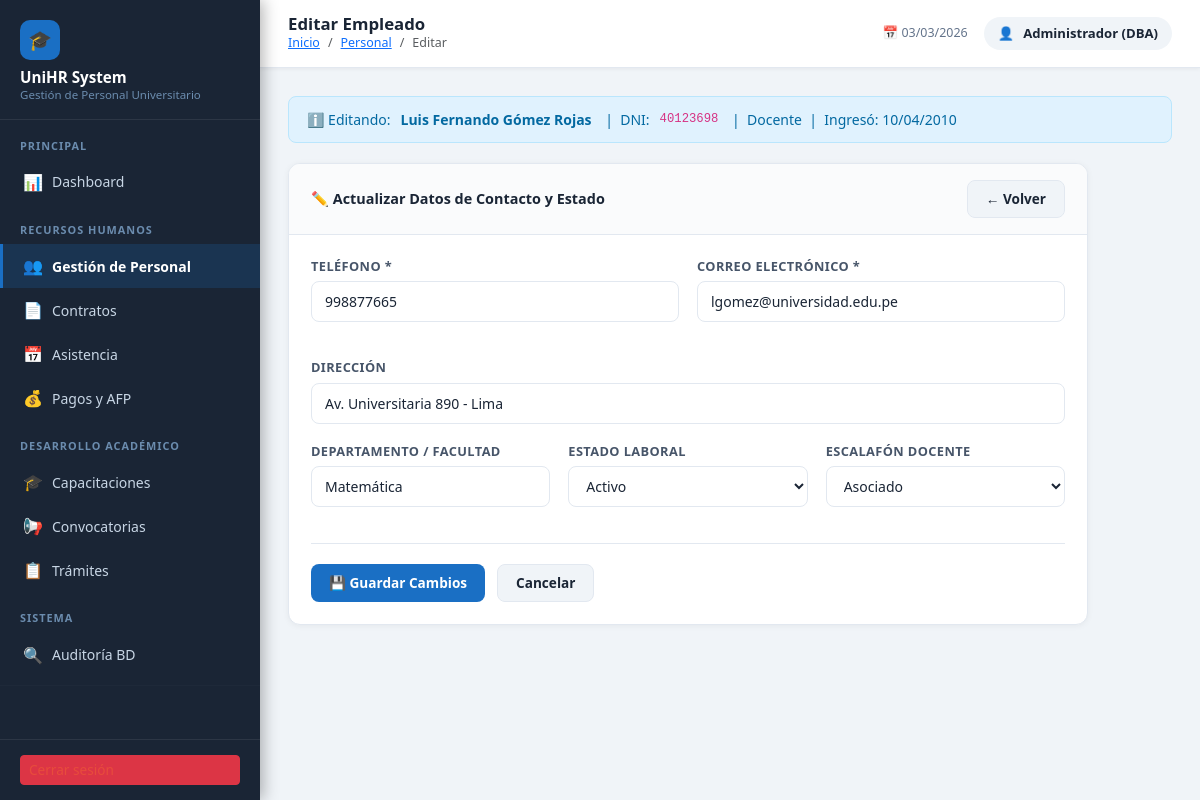
Screenshot of /gestpersonal_uni/personal/editar.php?id=3 with the database file from the repository.
### tables this page shows
create table personal_uni(
idpers int auto_increment primary key,
dni char(8) unique,
nompers varchar(100) not null,
apepers varchar(100) not null,
fechnac date,
dirpers varchar(250),
telfpers varchar(9) not null,
correopers varchar(50) not null,
profpers varchar(100) not null,   
fechingr date,
tipo_personal enum('docente', 'administrativo') not null,   
departamento varchar(100),   
escalafon_doc varchar(50),   
estlab varchar(25)   
);

### gestpersonal_uni/personal/editar.php (the view, shortened to what this page needs)
<?php
require_once '../config/conexion.php';
$id = intval($_GET['id'] ?? 0);
$stmt = $pdo->prepare("SELECT * FROM personal_uni WHERE idpers = ?");
$stmt->execute([$id]);
$empleado = $stmt->fetch();
?>
<!DOCTYPE html>
<html lang="es">
<head>
    <link href="https://cdn.jsdelivr.net/npm/bootstrap@5.3.0/dist/css/bootstrap.min.css" rel="stylesheet">
</head>
<body>
<?php include '../includes/sidebar.php'; ?>
<div class="main-content">
<?php include '../includes/header.php'; ?>
<div class="page-content">
    <div class="alert-flash" style="background:#e0f2fe; color:#0369a1; border:1px solid #bae6fd; margin-bottom:20px;">
        ℹ️ Editando: <strong><?= htmlspecialchars($empleado['nompers'].' '.$empleado['apepers']) ?></strong>
        &nbsp;|&nbsp; DNI: <code><?= htmlspecialchars($empleado['dni']) ?></code>
        &nbsp;|&nbsp; <?= ucfirst($empleado['tipo_personal']) ?>
        &nbsp;|&nbsp; Ingresó: <?= $empleado['fechingr'] ? date('d/m/Y', strtotime($empleado['fechingr'])) : '—' ?>
    </div>
    <div class="card-uni" style="max-width:800px;">
        <div class="card-uni-header">
            <h6>✏️ Actualizar Datos de Contacto y Estado</h6>
            <a href="lista.php" class="btn-uni-secondary">← Volver</a>
        </div>
        <div class="card-uni-body">
            <form method="POST" class="form-uni">
                <div class="form-row cols-2" style="margin-bottom:18px;">
                    <div class="form-group">
                        <label>Teléfono *</label>
                        <input type="text" name="telfpers" maxlength="9"
                               value="<?= htmlspecialchars($empleado['telfpers']) ?>" required>
                    </div>
                    <div class="form-group">
                        <label>Correo Electrónico *</label>
                        <input type="email" name="correopers"
                               value="<?= htmlspecialchars($empleado['correopers']) ?>" required>
                    </div>
                </div>
                <div class="form-group" style="margin-bottom:18px;">
                    <label>Dirección</label>
                    <input type="text" name="dirpers"
                           value="<?= htmlspecialchars($empleado['dirpers'] ?? '') ?>">
                </div>
                <div class="form-row cols-3" style="margin-bottom:18px;">
                    <div class="form-group">
                        <label>Departamento / Facultad</label>
                        <input type="text" name="departamento" list="lista_deptos"
                               value="<?= htmlspecialchars($empleado['departamento'] ?? '') ?>">
                    </div>
                    <div class="form-group">
                        <label>Estado Laboral</label>
                        <select name="estlab">
                            <?php foreach (['Activo','Inactivo','Licencia','Cesado'] as $opt): ?>
                            <option value="<?= $opt ?>" <?= $empleado['estlab']===$opt ? 'selected':'' ?>><?= $opt ?></option>
                            <?php endforeach; ?>
                        </select>
                    </div>
                    <?php if ($empleado['tipo_personal'] === 'docente'): ?>
                    <div class="form-group">
                        <label>Escalafón Docente</label>
                        <select name="escalafon_doc">
                            <?php foreach (['Principal','Asociado','Auxiliar','Hora cátedra'] as $opt): ?>
                            <option value="<?= $opt ?>" <?= ($empleado['escalafon_doc'] ?? '')===$opt ? 'selected':'' ?>><?= $opt ?></option>
                            <?php endforeach; ?>
                        </select>
                    </div>
                    <?php else: ?>
                    <input type="hidden" name="escalafon_doc" value="">
                    <?php endif; ?>
                </div>
                <div style="display:flex; gap:12px; border-top:1px solid #e2e8f0; padding-top:20px;">
                    <button type="submit" class="btn-uni-primary">💾 Guardar Cambios</button>
                    <a href="lista.php" class="btn-uni-secondary">Cancelar</a>
                </div>
            </form>
        </div>
    </div>
</div>
</div>
</body>
</html>

### gestpersonal_uni/includes/sidebar.php (style rules this page uses)
:root { --sidebar-bg: #1a2535; --sidebar-hover: #243447; --sidebar-active: #1a6fc4; --sidebar-text: #c8d6e5; --sidebar-heading: #6b8cae; --sidebar-width: 260px; }
body { background: #f0f4f8; margin: 0; font-family: 'Segoe UI', system-ui, sans-serif; }
.main-content { margin-left: var(--sidebar-width); min-height: 100vh; padding: 0; }

### gestpersonal_uni/includes/header.php (style rules this page uses)
.page-content { padding: 28px; }
.card-uni { background: #fff; border-radius: 12px; border: 1px solid #e2e8f0; box-shadow: 0 1px 6px rgba(0,0,0,0.05); overflow: hidden; }
.card-uni-header { padding: 16px 22px; border-bottom: 1px solid #e2e8f0; display: flex; align-items: center; justify-content: space-between; background: #fafbfc; }
.card-uni-header h6 { margin: 0; font-weight: 700; font-size: 0.9rem; color: #1a2535; }
.card-uni-body { padding: 22px; }
.btn-uni-primary { background: #1a6fc4; color: #fff; border: none; padding: 8px 18px; border-radius: 8px; font-size: 0.85rem; font-weight: 600; cursor: pointer; text-decoration: none; display: inline-flex; align-items: center; gap: 6px; transition: background 0.2s; }
.btn-uni-secondary { background: #f0f4f8; color: #1a2535; border: 1px solid #e2e8f0; padding: 8px 18px; border-radius: 8px; font-size: 0.85rem; font-weight: 600; cursor: pointer; text-decoration: none; display: inline-flex; align-items: center; gap: 6px; transition: background 0.2s; }
.alert-flash { padding: 12px 18px; border-radius: 8px; margin-bottom: 20px; font-size: 0.875rem; font-weight: 500; display: flex; align-items: center; gap: 10px; }
.form-uni label { font-size: 0.8rem; font-weight: 700; color: #475569; text-transform: uppercase; letter-spacing: 0.4px; display: block; margin-bottom: 5px; }
.form-uni input, .form-uni select, .form-uni textarea { border: 1px solid #e2e8f0; border-radius: 8px; padding: 9px 13px; font-size: 0.875rem; width: 100%; background: #fff; color: #1a2535; transition: border-color 0.2s; box-sizing: border-box; }
.form-uni .form-group { margin-bottom: 18px; }
.form-uni .form-row { display: grid; gap: 18px; }
.form-uni .form-row.cols-2 { grid-template-columns: 1fr 1fr; }
.form-uni .form-row.cols-3 { grid-template-columns: 1fr 1fr 1fr; }

### rows the page displays
personal_uni: nompers+apepers "Luis Fernando Gómez Rojas", dni "40123698", tipo_personal "Docente", fechingr "10/04/2010", telfpers "998877665", correopers "lgomez@universidad.edu.pe", dirpers "Av. Universitaria 890 - Lima", departamento "Matemática", estlab "Activo", escalafon_doc "Asociado"

### other values shown
$titulo_pagina "Editar Empleado"
$crumb[0] "Personal"
$crumb[0] "Editar"
